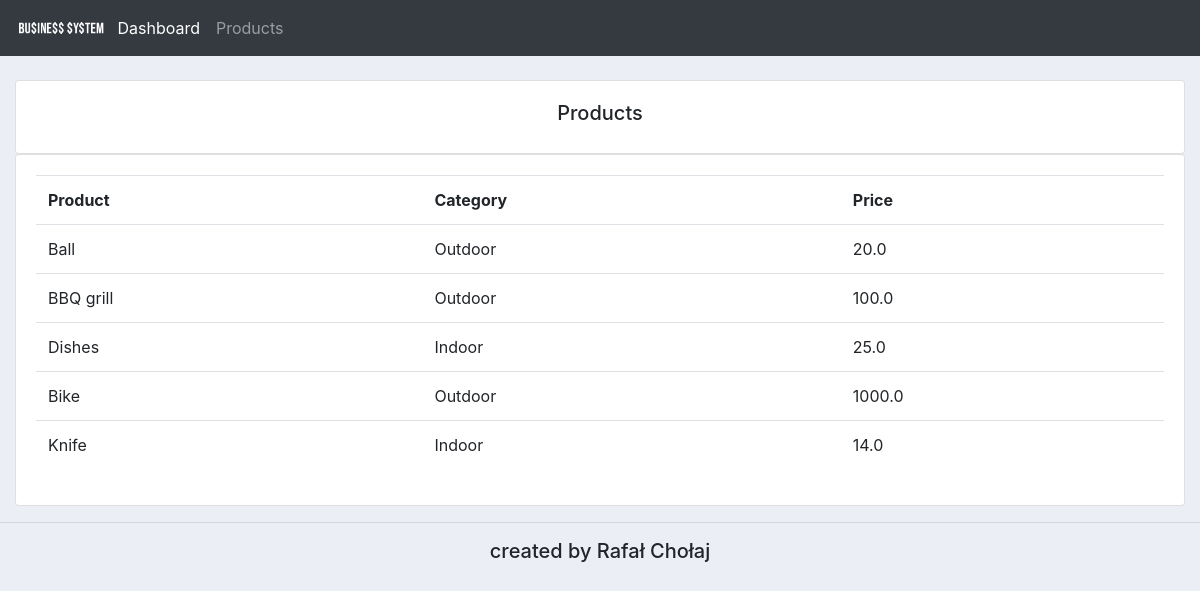
Screenshot of /products/ with the database file from the repository.
### accounts/models.py (models this page shows, shortened)
class Product(models.Model):
    CATEGORY = (
        ('Indoor','Indoor'),
        ('Outdoor','Outdoor'),
    )
    name = models.CharField(max_length=200, null=True)
    price = models.FloatField(null=True)
    category = models.CharField(max_length=200, null=True, choices=CATEGORY)
    description = models.CharField(max_length=200, null=True, blank=True)
    date_created = models.DateTimeField(auto_now_add=True, null=True)
    tags = models.ManyToManyField(Tag, blank=True)

### accounts/views.py (the view)
# urls.py: path('products/', views.products, name='products'),
def products(request):
	products = Product.objects.all()
	return render(request, 'accounts/products.html', {'products':products})

### accounts/templates/accounts/products.html
{%  extends 'accounts/main.html' %}
{% block content %}
		<br>
		<div class="row">
			<div class="col-md">
				<div class="card card-body">
					<h5>Products</h5>
				</div>
				<div class="card card-body">
					<table class="table">
						<tr>
							<th>Product</th>
							<th>Category</th>
							<th>Price</th>
						</tr>
						{% for i in products %}
							<tr>
								<td>{{i.name}}</td>
								<td>{{i.category}}</td>
								<td>{{i.price}}</td>
							</tr>
						{% endfor %}
					</table>
				</div>
			</div>
		</div>
{% endblock content %}

### static/css/main.css (style rules this page uses)
h5 { text-align: center; }
body { background-color: #ebeff5; }

### rows the page displays
Product: name "Ball", category "Outdoor", price "20.0"
Product: name "BBQ grill", category "Outdoor", price "100.0"
Product: name "Dishes", category "Indoor", price "25.0"
Product: name "Bike", category "Outdoor", price "1000.0"
Product: name "Knife", category "Indoor", price "14.0"
